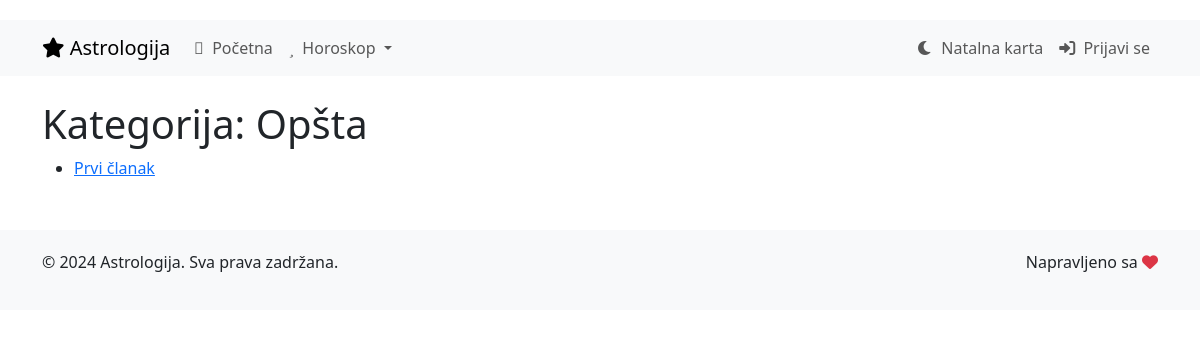
Screenshot of /kategorija/1 with the database file from the repository.
### models/models.py (models this page shows, shortened)
class Navigation(db.Model):
    id = db.Column(db.Integer, primary_key=True)
    title = db.Column(db.String(100), nullable=False)
    url = db.Column(db.String(200))
    slug = db.Column(db.String(100), unique=True)
    icon = db.Column(db.String(50))  # FontAwesome icon class
    order = db.Column(db.Integer, default=0)  # For menu ordering
    is_active = db.Column(db.Boolean, default=True)
    is_external = db.Column(db.Boolean, default=False)  # External links
    target = db.Column(db.String(20), default='_self')  # _blank, _self, etc.
    parent_id = db.Column(db.Integer, db.ForeignKey('navigation.id'))
    children = db.relationship('Navigation',
                             backref=db.backref('parent', remote_side=[id]),
                             lazy='dynamic',
                             cascade='all, delete-orphan')
    description = db.Column(db.Text)  # Description for mega menu items
    image_url = db.Column(db.String(200))  # Image for mega menu
    css_class = db.Column(db.String(100))  # Custom CSS classes
    is_mega_menu = db.Column(db.Boolean, default=False)  # Is this a mega menu item
    mega_menu_columns = db.Column(db.Integer, default=1)  # Number of columns in mega menu
    meta_title = db.Column(db.String(200))
    meta_description = db.Column(db.Text)
    created_at = db.Column(db.DateTime, default=datetime.utcnow)
    updated_at = db.Column(db.DateTime, default=datetime.utcnow, onupdate=datetime.utcnow)
    def get_children(self):
        return self.children.filter_by(is_active=True).order_by(Navigation.order).all()
    def has_children(self):
        return self.children.filter_by(is_active=True).count() > 0
    def is_root(self):
        return self.parent_id is None

class Category(db.Model):
    id = db.Column(db.Integer, primary_key=True)
    name = db.Column(db.String(100), nullable=False)
    slug = db.Column(db.String(100), unique=True, nullable=False)
    description = db.Column(db.Text)
    articles = db.relationship('Article', backref='category', lazy=True)

class Article(db.Model):
    id = db.Column(db.Integer, primary_key=True)
    title = db.Column(db.String(200), nullable=False)
    content = db.Column(db.Text, nullable=False)
    created_at = db.Column(db.DateTime, default=datetime.utcnow)
    published = db.Column(db.Boolean, default=True)
    category_id = db.Column(db.Integer, db.ForeignKey('category.id'))

### app.py (the view)
@app.route('/kategorija/<int:cat_id>')
def category(cat_id):
    theme = get_theme()
    cat = Category.query.get_or_404(cat_id)
    articles = Article.query.filter_by(category_id=cat.id).all()
    pages = Page.query.all()
    categories = Category.query.all()
    return render_template('category.html', theme=theme, category=cat, articles=articles, pages=pages, categories=categories)

### app.py (called while the page is built)
def get_theme():
    design = Design.query.first()
    if design:
        return design.theme
    return 'https://cdn.jsdelivr.net/npm/bootstrap@5.3.2/dist/css/bootstrap.min.css'

@app.before_request
def load_logged_in_user():
    user_id = session.get('user_id')
    g.user = None
    if user_id:
        g.user = User.query.get(user_id)

def get_navigation():
    return Navigation.query.filter_by(is_active=True).order_by(Navigation.order).all()

@app.context_processor
def inject_navigation():
    return dict(navigation_items=get_navigation())

### templates/category.html (shortened to what this page needs)
{% extends 'base.html' %}
{% block content %}
<h1>Kategorija: {{ category.name }}</h1>
<ul>
    {% for article in articles %}
    <li><a href="{{ url_for('article', art_id=article.id) }}">{{ article.title }}</a></li>
    {% else %}
    <li>Nema članaka u ovoj kategoriji.</li>
    {% endfor %}
</ul>
{% endblock %}

### templates/navigation.html (shortened to what this page needs)
{% macro render_navigation_item(item) %}
    {% if item.has_children() %}
        <li class="nav-item dropdown">
            <a class="nav-link dropdown-toggle {{ item.css_class or '' }}" href="{{ item.url or '#' }}"
               id="navbarDropdown{{ item.id }}" role="button" data-bs-toggle="dropdown"
               aria-expanded="false" target="{{ item.target }}">
                {% if item.icon %}<i class="{{ item.icon }}"></i>{% endif %}
                {{ item.title }}
            </a>
        </li>
    {% else %}
        <li class="nav-item">
            <a class="nav-link {{ item.css_class or '' }}" href="{{ item.url or '#' }}" target="{{ item.target }}">
                {% if item.icon %}<i class="{{ item.icon }}"></i>{% endif %}
                {{ item.title }}
            </a>
        </li>
    {% endif %}
{% endmacro %}
<nav class="navbar navbar-expand-lg navbar-light bg-light">
    <div class="container">
        <a class="navbar-brand" href="{{ url_for('index') }}">
            <i class="fas fa-star"></i> Astrologija
        </a>
        <div class="collapse navbar-collapse" id="navbarNav">
            <ul class="navbar-nav me-auto">
                {% for item in navigation_items %}
                    {% if item.is_root() %}
                        {{ render_navigation_item(item) }}
                    {% endif %}
                {% endfor %}
            </ul>
            <ul class="navbar-nav">
                <li class="nav-item">
                    <a class="nav-link" href="{{ url_for('astrologija') }}">
                        <i class="fas fa-moon"></i> Natalna karta
                    </a>
                </li>
                {% if session.get('user_id') %}
                    <li class="nav-item dropdown">
                        <a class="nav-link dropdown-toggle" href="#" id="userDropdown" role="button"
                           data-bs-toggle="dropdown" aria-expanded="false">
                            <i class="fas fa-user"></i> Admin
                        </a>
                        <ul class="dropdown-menu" aria-labelledby="userDropdown">
                            <li><a class="dropdown-item" href="{{ url_for('admin') }}">Dashboard</a></li>
                            <li><a class="dropdown-item" href="{{ url_for('admin_pages') }}">Stranice</a></li>
                            <li><a class="dropdown-item" href="{{ url_for('admin_articles') }}">Članci</a></li>
                            <li><a class="dropdown-item" href="{{ url_for('admin_navigation') }}">Navigacija</a></li>
                            <li><hr class="dropdown-divider"></li>
                            <li><a class="dropdown-item" href="{{ url_for('logout') }}">Odjavi se</a></li>
                        </ul>
                    </li>
                {% else %}
                    <li class="nav-item">
                        <a class="nav-link" href="{{ url_for('login') }}">
                            <i class="fas fa-sign-in-alt"></i> Prijavi se
                        </a>
                    </li>
                {% endif %}
            </ul>
        </div>
    </div>
</nav>

### templates/base.html (style rules this page uses)
body { padding-top: 20px; }

### templates/navigation.html (style rules this page uses)
.navbar-nav .nav-link { font-weight: 500; }
.navbar-nav .nav-link i { margin-right: 0.25rem; }

### rows the page displays
Navigation: title "Početna"
Navigation: title "Horoskop"
Category: name "Opšta"
Article: title "Prvi članak"
